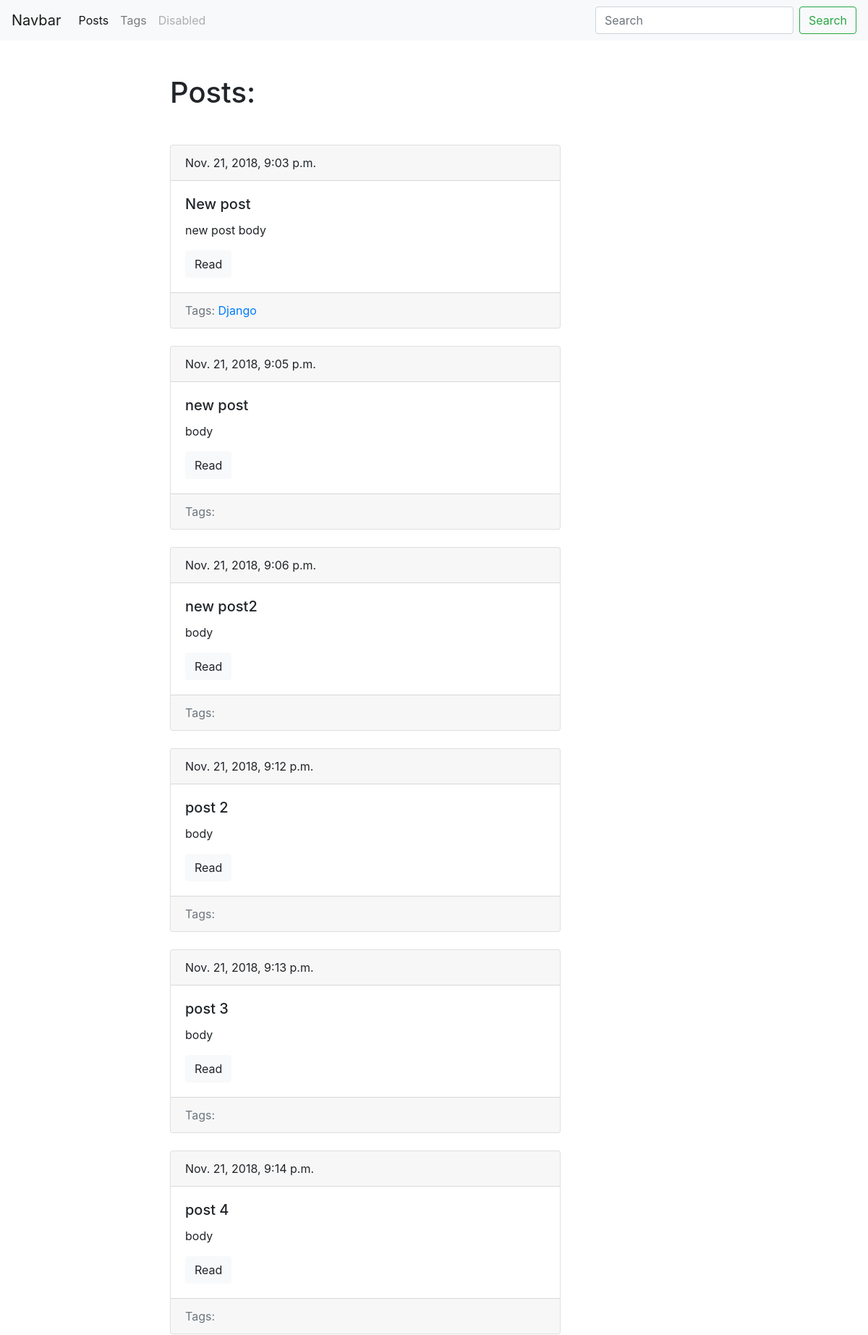
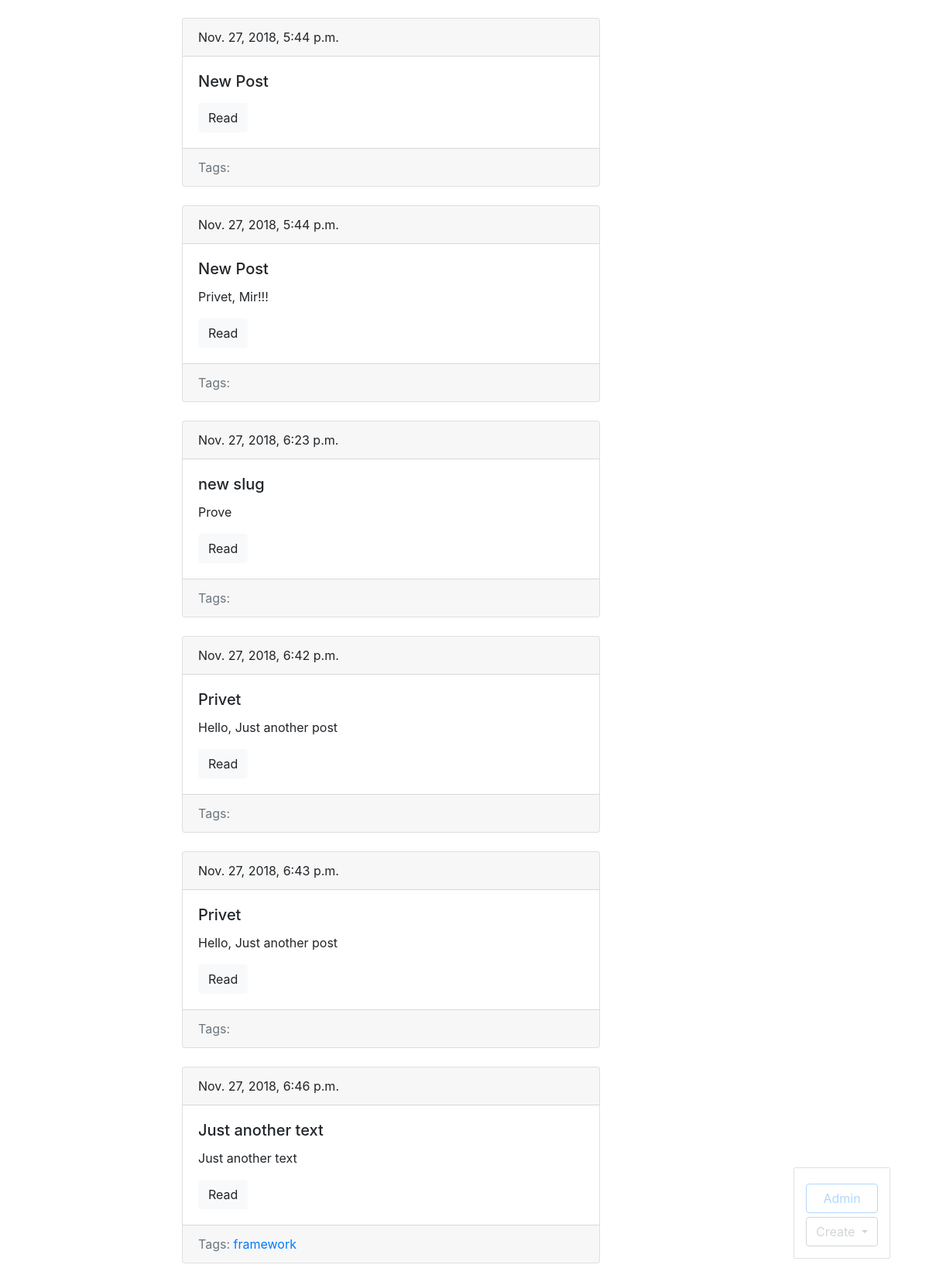
Page /blog/ on the earlier database version (2 pictures, top to bottom).
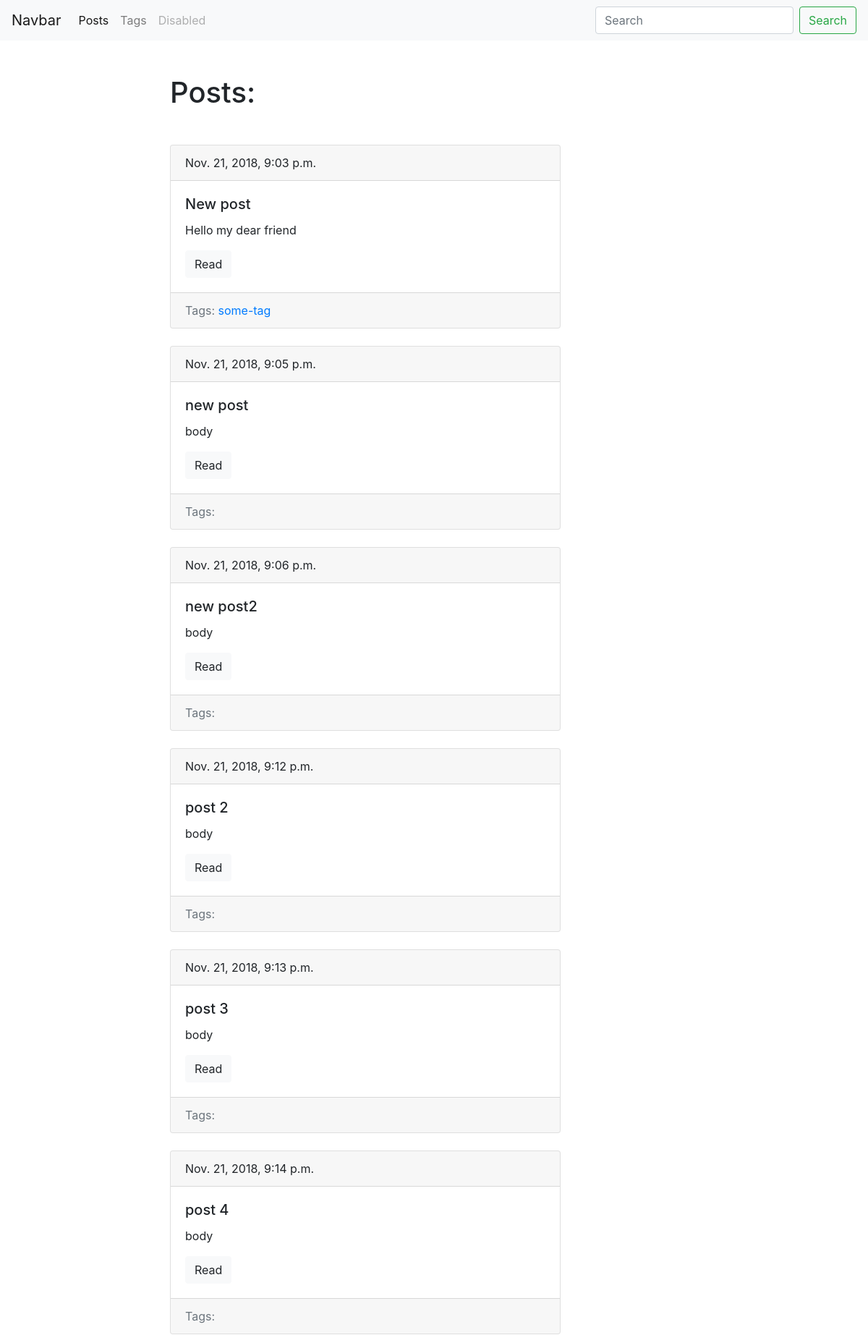
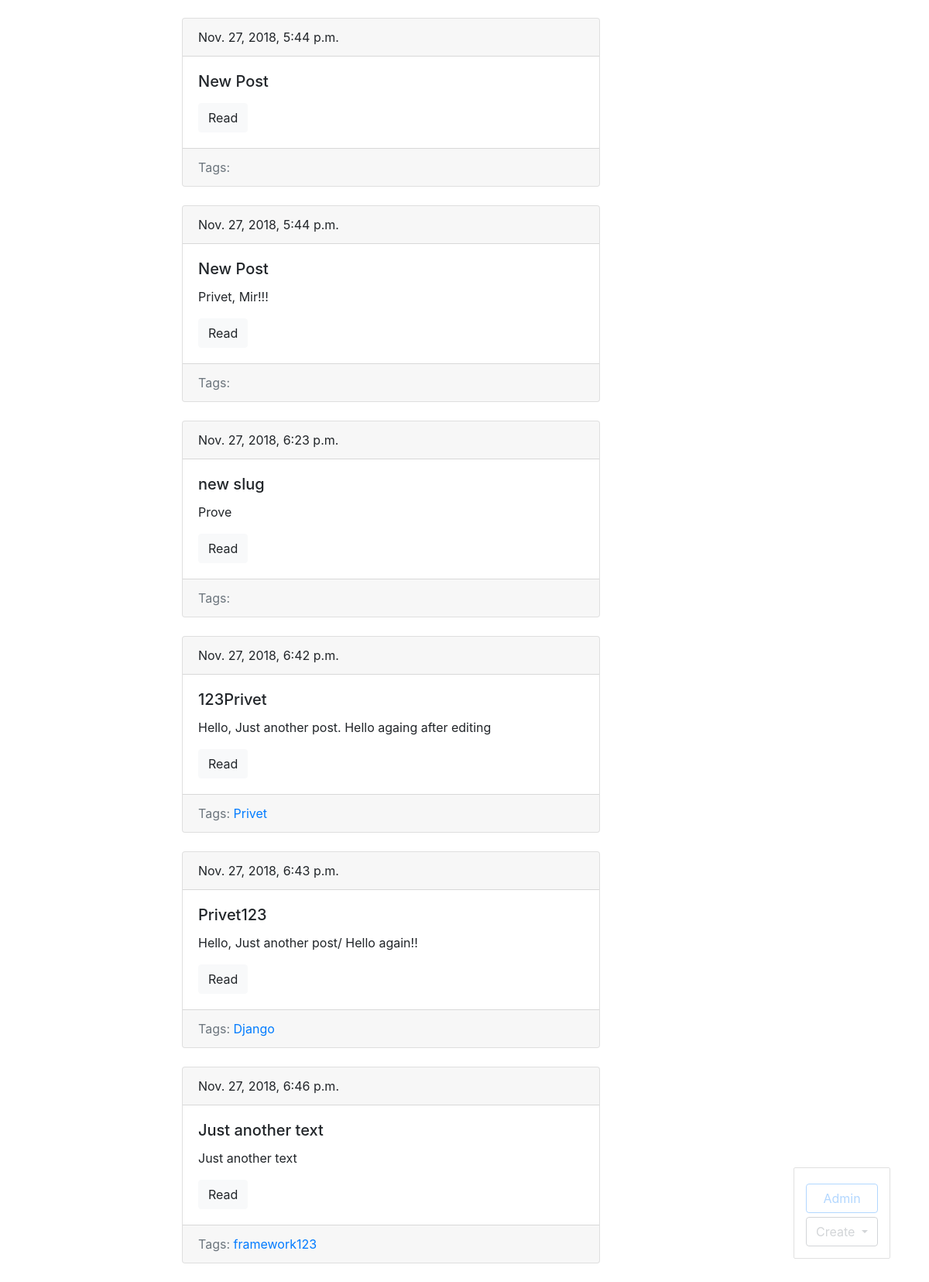
Same page on the later database version (2 pictures, top to bottom).
### blog/models.py (models this page shows, shortened)
class Post(models.Model):
    title = models.CharField(max_length=150, db_index=True)
    slug = models.SlugField(max_length=150, blank=True, unique=True)
    body = models.TextField(blank=True, db_index=True)
    date_pub = models.DateTimeField(auto_now_add=True)
    tags = models.ManyToManyField("Tag", blank=True, related_name="posts")
    def get_absolute_url(self):
        return reverse('post_detail_url', kwargs={'slug': self.slug})

class Tag(models.Model):
    title = models.CharField(max_length=50)
    slug = models.SlugField(max_length=50, unique=True)
    def get_absolute_url(self):
        return reverse('tag_detail_url', kwargs={'slug': self.slug})

### blog/views.py (the view)
# urls.py: path('', posts_list, name='posts_list_url'),
def posts_list(request):
    posts = Post.objects.all()
    return render(request, 'blog/index.html', context={'posts': posts})

### blog/templates/blog/index.html (shortened to what this page needs)
{% extends 'blog/base_blog.html' %}
{% block content %}
    <h1 class="mb-5">Posts:</h1>
    {% for post in posts %}
        {% include "blog/includes/post_card_template.html" %}
    {% endfor %}
{% endblock %}

### blog/templates/blog/includes/post_card_template.html
<div class="card mb-4">
            <div class="card-header">
                {{ post.date_pub }}
            </div>
            <div class="card-body">
                <h5 class="card-title">{{ post.title }}</h5>
                <p class="card-text">{{ post.body|truncatewords:15 }}</p>
                <a href="{{ post.get_absolute_url }}" class="btn btn-light">Read</a>
            </div>
            <div class="card-footer text-muted">
                Tags:
                {% for tag in post.tags.all %}
                    <a href="{{ tag.get_absolute_url }}">{{ tag.title }}</a>
                {% endfor %}
            </div>
        </div>

Differences in the rows shown:
changed Post "New post": gains Tag (title "some-tag"); body "new post body" → "Hello my dear friend"; loses Tag (title "Django")
changed Post: gains Tag (title "Privet"); title "Privet" → "123Privet"; body "Hello, Just another post" → "Hello, Just another post. Hello againg after editing"
changed Post: title "Privet" → "Privet123"; body "Hello, Just another post" → "Hello, Just another post/ Hello again!!"; gains Tag (title "Django")
changed Tag: title "framework" → "framework123"
